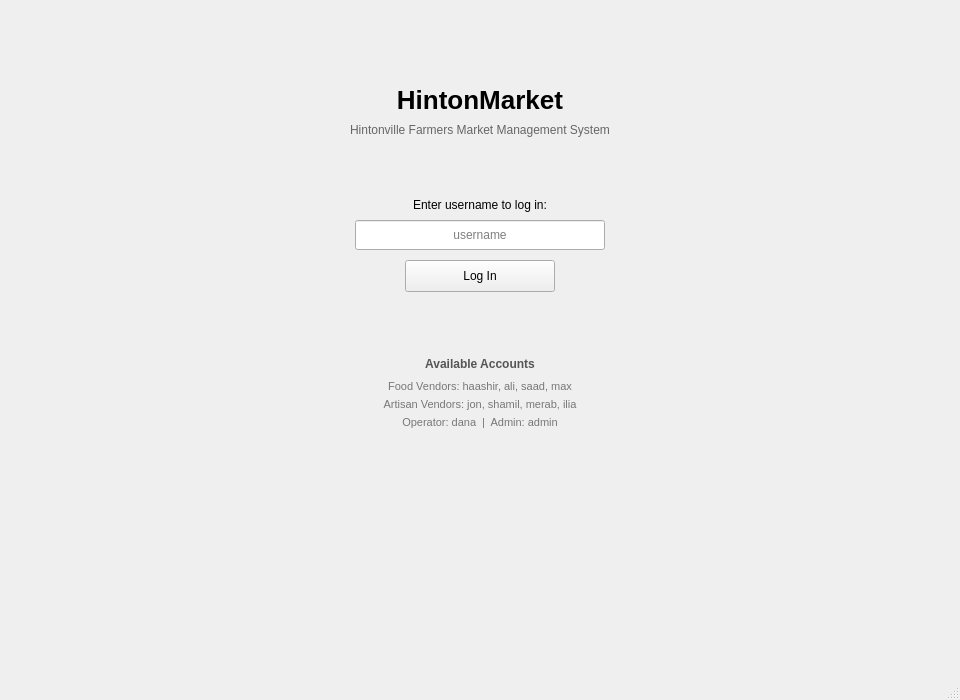
<?xml version="1.0" encoding="UTF-8"?>
<ui version="4.0">
 <class>MainWindow</class>
 <widget class="QMainWindow" name="MainWindow">
  <property name="geometry">
   <rect><x>0</x><y>0</y><width>960</width><height>700</height></rect>
  </property>
  <property name="windowTitle">
   <string>HintonMarket - Farmers Market Management System</string>
  </property>
  <widget class="QWidget" name="centralwidget">
   <widget class="QStackedWidget" name="pages">
    <property name="geometry">
     <rect><x>0</x><y>0</y><width>960</width><height>670</height></rect>
    </property>
    <property name="currentIndex"><number>0</number></property>

    <!-- page 0: login -->
    <widget class="QWidget" name="loginPage">
     <widget class="QLabel" name="appTitle">
      <property name="geometry"><rect><x>280</x><y>80</y><width>400</width><height>40</height></rect></property>
      <property name="text"><string>HintonMarket</string></property>
      <property name="alignment"><set>Qt::AlignCenter</set></property>
      <property name="styleSheet"><string>font-size: 26px; font-weight: bold;</string></property>
     </widget>
     <widget class="QLabel" name="appSubtitle">
      <property name="geometry"><rect><x>230</x><y>120</y><width>500</width><height>20</height></rect></property>
      <property name="text"><string>Hintonville Farmers Market Management System</string></property>
      <property name="alignment"><set>Qt::AlignCenter</set></property>
      <property name="styleSheet"><string>color: #666;</string></property>
     </widget>
     <widget class="QLabel" name="loginLabel">
      <property name="geometry"><rect><x>370</x><y>195</y><width>220</width><height>20</height></rect></property>
      <property name="text"><string>Enter username to log in:</string></property>
      <property name="alignment"><set>Qt::AlignCenter</set></property>
     </widget>
     <widget class="QLineEdit" name="usernameField">
      <property name="geometry"><rect><x>355</x><y>220</y><width>250</width><height>30</height></rect></property>
      <property name="placeholderText"><string>username</string></property>
      <property name="alignment"><set>Qt::AlignCenter</set></property>
     </widget>
     <widget class="QPushButton" name="loginBtn">
      <property name="geometry"><rect><x>405</x><y>260</y><width>150</width><height>32</height></rect></property>
      <property name="text"><string>Log In</string></property>
     </widget>
     <widget class="QLabel" name="loginError">
      <property name="geometry"><rect><x>305</x><y>300</y><width>350</width><height>20</height></rect></property>
      <property name="text"><string></string></property>
      <property name="alignment"><set>Qt::AlignCenter</set></property>
      <property name="styleSheet"><string>color: red;</string></property>
     </widget>
     <widget class="QLabel" name="accHeader">
      <property name="geometry"><rect><x>330</x><y>355</y><width>300</width><height>18</height></rect></property>
      <property name="text"><string>Available Accounts</string></property>
      <property name="alignment"><set>Qt::AlignCenter</set></property>
      <property name="styleSheet"><string>font-weight: bold; color: #555;</string></property>
     </widget>
     <widget class="QLabel" name="accFood">
      <property name="geometry"><rect><x>280</x><y>378</y><width>400</width><height>16</height></rect></property>
      <property name="text"><string>Food Vendors: haashir, ali, saad, max</string></property>
      <property name="alignment"><set>Qt::AlignCenter</set></property>
      <property name="styleSheet"><string>color: #777; font-size: 11px;</string></property>
     </widget>
     <widget class="QLabel" name="accArtisan">
      <property name="geometry"><rect><x>280</x><y>396</y><width>400</width><height>16</height></rect></property>
      <property name="text"><string>Artisan Vendors: jon, shamil, merab, ilia</string></property>
      <property name="alignment"><set>Qt::AlignCenter</set></property>
      <property name="styleSheet"><string>color: #777; font-size: 11px;</string></property>
     </widget>
     <widget class="QLabel" name="accOther">
      <property name="geometry"><rect><x>280</x><y>414</y><width>400</width><height>16</height></rect></property>
      <property name="text"><string>Operator: dana  |  Admin: admin</string></property>
      <property name="alignment"><set>Qt::AlignCenter</set></property>
      <property name="styleSheet"><string>color: #777; font-size: 11px;</string></property>
     </widget>
    </widget>

    <!-- page 1: vendor menu -->
    <widget class="QWidget" name="vendorMenuPage">
     <widget class="QLabel" name="menuTitle">
      <property name="geometry"><rect><x>30</x><y>20</y><width>300</width><height>28</height></rect></property>
      <property name="text"><string>Vendor Menu</string></property>
      <property name="styleSheet"><string>font-size: 20px; font-weight: bold;</string></property>
     </widget>
     <widget class="QLabel" name="welcomeMsg">
      <property name="geometry"><rect><x>30</x><y>55</y><width>500</width><height>20</height></rect></property>
      <property name="text"><string></string></property>
      <property name="styleSheet"><string>font-size: 13px; color: #444;</string></property>
     </widget>
     <widget class="QLabel" name="vendorTypeLabel">
      <property name="geometry"><rect><x>30</x><y>78</y><width>500</width><height>18</height></rect></property>
      <property name="text"><string></string></property>
      <property name="styleSheet"><string>color: #666;</string></property>
     </widget>
     <widget class="QPushButton" name="logoutBtn">
      <property name="geometry"><rect><x>810</x><y>25</y><width>110</width><height>30</height></rect></property>
      <property name="text"><string>Log Out</string></property>
     </widget>
     <widget class="QPushButton" name="browseBtn">
      <property name="geometry"><rect><x>310</x><y>190</y><width>340</width><height>50</height></rect></property>
      <property name="text"><string>Browse Market Schedule</string></property>
      <property name="styleSheet"><string>font-size: 15px; font-weight: bold;</string></property>
     </widget>
     <widget class="QPushButton" name="dashBtn">
      <property name="geometry"><rect><x>310</x><y>260</y><width>340</width><height>50</height></rect></property>
      <property name="text"><string>View Vendor Dashboard</string></property>
      <property name="styleSheet"><string>font-size: 15px; font-weight: bold;</string></property>
     </widget>
    </widget>

    <!-- page 2: market schedule -->
    <widget class="QWidget" name="schedulePage">
     <widget class="QLabel" name="schedTitle">
      <property name="geometry"><rect><x>30</x><y>12</y><width>300</width><height>28</height></rect></property>
      <property name="text"><string>Market Schedule</string></property>
      <property name="styleSheet"><string>font-size: 20px; font-weight: bold;</string></property>
     </widget>
     <widget class="QLabel" name="schedHint">
      <property name="geometry"><rect><x>30</x><y>45</y><width>600</width><height>18</height></rect></property>
      <property name="text"><string>Select a date to book a stall or join the waitlist.</string></property>
      <property name="styleSheet"><string>color: #555;</string></property>
     </widget>
     <widget class="QPushButton" name="backScheduleBtn">
      <property name="geometry"><rect><x>810</x><y>15</y><width>110</width><height>30</height></rect></property>
      <property name="text"><string>Back</string></property>
     </widget>
     <widget class="QTableWidget" name="schedTable">
      <property name="geometry"><rect><x>30</x><y>72</y><width>895</width><height>400</height></rect></property>
      <property name="selectionMode"><enum>QAbstractItemView::SingleSelection</enum></property>
      <property name="selectionBehavior"><enum>QAbstractItemView::SelectRows</enum></property>
      <property name="alternatingRowColors"><bool>true</bool></property>
      <property name="editTriggers"><set>QAbstractItemView::NoEditTriggers</set></property>
      <property name="columnCount"><number>5</number></property>
      <column><property name="text"><string>Market Date</string></property></column>
      <column><property name="text"><string>Food Available</string></property></column>
      <column><property name="text"><string>Artisan Available</string></property></column>
      <column><property name="text"><string>Food Status</string></property></column>
      <column><property name="text"><string>Artisan Status</string></property></column>
     </widget>
     <widget class="QPushButton" name="bookBtn">
      <property name="geometry"><rect><x>30</x><y>490</y><width>160</width><height>34</height></rect></property>
      <property name="text"><string>Book Stall</string></property>
      <property name="styleSheet"><string>font-weight: bold;</string></property>
     </widget>
     <widget class="QPushButton" name="waitlistBtn">
      <property name="geometry"><rect><x>210</x><y>490</y><width>160</width><height>34</height></rect></property>
      <property name="text"><string>Join Waitlist</string></property>
      <property name="styleSheet"><string>font-weight: bold;</string></property>
     </widget>
     <widget class="QLabel" name="schedMsg">
      <property name="geometry"><rect><x>30</x><y>540</y><width>895</width><height>40</height></rect></property>
      <property name="text"><string></string></property>
      <property name="wordWrap"><bool>true</bool></property>
     </widget>
    </widget>

    <!-- page 3: vendor dashboard -->
    <widget class="QWidget" name="dashPage">
     <widget class="QLabel" name="dashTitle">
      <property name="geometry"><rect><x>30</x><y>8</y><width>300</width><height>28</height></rect></property>
      <property name="text"><string>Vendor Dashboard</string></property>
      <property name="styleSheet"><string>font-size: 20px; font-weight: bold;</string></property>
     </widget>
     <widget class="QPushButton" name="backDashBtn">
      <property name="geometry"><rect><x>810</x><y>10</y><width>110</width><height>30</height></rect></property>
      <property name="text"><string>Back</string></property>
     </widget>
     <widget class="QLabel" name="bizHeader">
      <property name="geometry"><rect><x>30</x><y>45</y><width>200</width><height>16</height></rect></property>
      <property name="text"><string>Business Information</string></property>
      <property name="styleSheet"><string>font-weight: bold; font-size: 12px;</string></property>
     </widget>
     <widget class="QLabel" name="bizInfo">
      <property name="geometry"><rect><x>30</x><y>63</y><width>890</width><height>55</height></rect></property>
      <property name="text"><string></string></property>
      <property name="wordWrap"><bool>true</bool></property>
      <property name="styleSheet"><string>font-size: 11px; color: #333;</string></property>
     </widget>
     <widget class="QLabel" name="compHeader">
      <property name="geometry"><rect><x>30</x><y>125</y><width>300</width><height>16</height></rect></property>
      <property name="text"><string>Compliance Documentation</string></property>
      <property name="styleSheet"><string>font-weight: bold; font-size: 12px;</string></property>
     </widget>
     <widget class="QLabel" name="compInfo">
      <property name="geometry"><rect><x>30</x><y>143</y><width>890</width><height>65</height></rect></property>
      <property name="text"><string></string></property>
      <property name="wordWrap"><bool>true</bool></property>
      <property name="styleSheet"><string>font-size: 11px; color: #333;</string></property>
     </widget>
     <widget class="QLabel" name="bookHeader">
      <property name="geometry"><rect><x>30</x><y>218</y><width>200</width><height>16</height></rect></property>
      <property name="text"><string>Active Stall Bookings</string></property>
      <property name="styleSheet"><string>font-weight: bold; font-size: 12px;</string></property>
     </widget>
     <widget class="QTableWidget" name="bookTable">
      <property name="geometry"><rect><x>30</x><y>238</y><width>580</width><height>95</height></rect></property>
      <property name="selectionMode"><enum>QAbstractItemView::SingleSelection</enum></property>
      <property name="selectionBehavior"><enum>QAbstractItemView::SelectRows</enum></property>
      <property name="editTriggers"><set>QAbstractItemView::NoEditTriggers</set></property>
      <property name="columnCount"><number>3</number></property>
      <column><property name="text"><string>Date</string></property></column>
      <column><property name="text"><string>Category</string></property></column>
      <column><property name="text"><string>Booked At</string></property></column>
     </widget>
     <widget class="QPushButton" name="cancelBookBtn">
      <property name="geometry"><rect><x>630</x><y>260</y><width>190</width><height>30</height></rect></property>
      <property name="text"><string>Cancel Booking</string></property>
     </widget>
     <widget class="QLabel" name="waitHeader">
      <property name="geometry"><rect><x>30</x><y>345</y><width>200</width><height>16</height></rect></property>
      <property name="text"><string>Waitlist Positions</string></property>
      <property name="styleSheet"><string>font-weight: bold; font-size: 12px;</string></property>
     </widget>
     <widget class="QTableWidget" name="waitTable">
      <property name="geometry"><rect><x>30</x><y>365</y><width>580</width><height>95</height></rect></property>
      <property name="selectionMode"><enum>QAbstractItemView::SingleSelection</enum></property>
      <property name="selectionBehavior"><enum>QAbstractItemView::SelectRows</enum></property>
      <property name="editTriggers"><set>QAbstractItemView::NoEditTriggers</set></property>
      <property name="columnCount"><number>3</number></property>
      <column><property name="text"><string>Date</string></property></column>
      <column><property name="text"><string>Category</string></property></column>
      <column><property name="text"><string>Position</string></property></column>
     </widget>
     <widget class="QPushButton" name="leaveWaitBtn">
      <property name="geometry"><rect><x>630</x><y>387</y><width>190</width><height>30</height></rect></property>
      <property name="text"><string>Leave Waitlist</string></property>
     </widget>
     <widget class="QLabel" name="notifHeader">
      <property name="geometry"><rect><x>30</x><y>475</y><width>200</width><height>16</height></rect></property>
      <property name="text"><string>Notifications</string></property>
      <property name="styleSheet"><string>font-weight: bold; font-size: 12px;</string></property>
     </widget>
     <widget class="QListWidget" name="notifList">
      <property name="geometry"><rect><x>30</x><y>495</y><width>890</width><height>130</height></rect></property>
      <property name="styleSheet"><string>font-size: 11px;</string></property>
     </widget>
    </widget>

    <!-- page 4: operator placeholder -->
    <widget class="QWidget" name="operatorPage">
     <widget class="QLabel" name="opTitle">
      <property name="geometry"><rect><x>30</x><y>20</y><width>400</width><height>28</height></rect></property>
      <property name="text"><string>Market Operator Dashboard</string></property>
      <property name="styleSheet"><string>font-size: 20px; font-weight: bold;</string></property>
     </widget>
     <widget class="QPushButton" name="opLogout">
      <property name="geometry"><rect><x>810</x><y>25</y><width>110</width><height>30</height></rect></property>
      <property name="text"><string>Log Out</string></property>
     </widget>
     <widget class="QLabel" name="opMsg">
      <property name="geometry"><rect><x>30</x><y>70</y><width>500</width><height>20</height></rect></property>
      <property name="text"><string>Operator features coming in Deliverable 2.</string></property>
      <property name="styleSheet"><string>color: #666;</string></property>
     </widget>
    </widget>

    <!-- page 5: admin placeholder -->
    <widget class="QWidget" name="adminPage">
     <widget class="QLabel" name="adminTitle">
      <property name="geometry"><rect><x>30</x><y>20</y><width>400</width><height>28</height></rect></property>
      <property name="text"><string>System Administrator</string></property>
      <property name="styleSheet"><string>font-size: 20px; font-weight: bold;</string></property>
     </widget>
     <widget class="QPushButton" name="adminLogout">
      <property name="geometry"><rect><x>810</x><y>25</y><width>110</width><height>30</height></rect></property>
      <property name="text"><string>Log Out</string></property>
     </widget>
     <widget class="QLabel" name="adminMsg">
      <property name="geometry"><rect><x>30</x><y>70</y><width>500</width><height>20</height></rect></property>
      <property name="text"><string>Admin features coming in Deliverable 2.</string></property>
      <property name="styleSheet"><string>color: #666;</string></property>
     </widget>
    </widget>

   </widget>
  </widget>
  <widget class="QMenuBar" name="menubar">
   <property name="geometry"><rect><x>0</x><y>0</y><width>960</width><height>22</height></rect></property>
  </widget>
  <widget class="QStatusBar" name="statusbar"/>
 </widget>
 <resources/>
 <connections/>
</ui>
